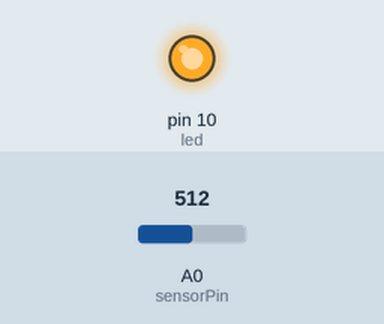
Recording of a sketch running on a simulated Arduino Uno, built with avr-gcc and run on an emulated ATmega328P. Shown: output pins drawn as LEDs (lit = HIGH). The test bench sets the inputs (shaded band); at power-on: A0 (sensorPin) = 512.

Above: at 1.2 s.
1.3 s: A0 (sensorPin) set to 81
2.8 s: A0 (sensorPin) set to 70
At 3.4 s:
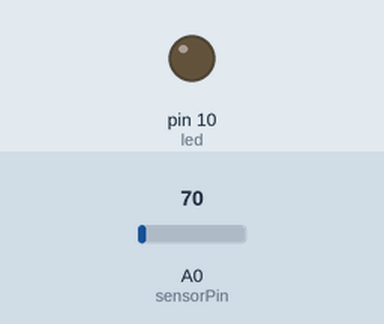
4.3 s: A0 (sensorPin) set to 122
At 5.5 s:
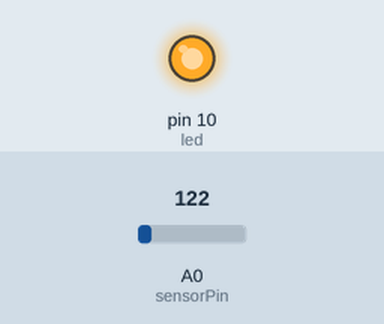
5.8 s: A0 (sensorPin) set to 27
At 6.9 s:
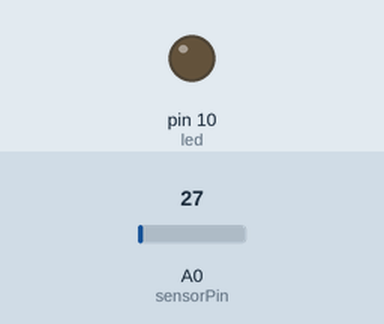
Timing chart, 0 to 8.3 s (numbered marks = the images above; inputs shaded):
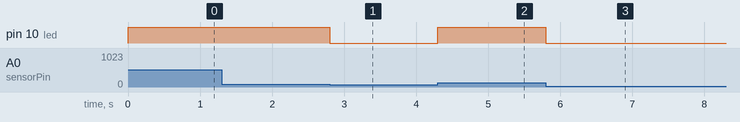

The sketch:

nhietdo.ino
```cpp
int sensorPin = 0;
#define led 10
float temperature = 38.5;
void setup() {
  pinMode(led, OUTPUT);
  pinMode(0,INPUT);
}
void loop() {
int reading = analogRead(sensorPin);
float volts = (reading * 5.0);
volts /= 1024.0;
temperature = volts * 100.0;
if (temperature>37){digitalWrite(led, HIGH);}
else{digitalWrite(led, LOW);}
}
```

Measured:
- the behaviour switches between 76 and 75 on A0 (sensorPin) (found by bisection; images 0 and 1)
- after the input at 1.3 s, every drawn part: stays the same
- after the input at 2.8 s, pin 10 (led): HIGH → LOW at once
- after the input at 4.3 s, pin 10 (led): LOW → HIGH at once
- after the input at 5.8 s, pin 10 (led): HIGH → LOW at once
